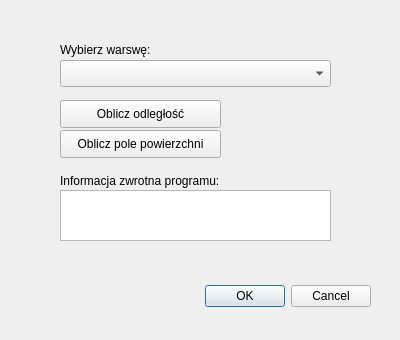
<?xml version="1.0" encoding="UTF-8"?>
<ui version="4.0">
 <class>WtyczkaDialogBase</class>
 <widget class="QDialog" name="WtyczkaDialogBase">
  <property name="geometry">
   <rect>
    <x>0</x>
    <y>0</y>
    <width>400</width>
    <height>340</height>
   </rect>
  </property>
  <property name="windowTitle">
   <string>Wtyczka Projekt 2 INF</string>
  </property>
  <widget class="QDialogButtonBox" name="button_box_ok_anuluj">
   <property name="geometry">
    <rect>
     <x>30</x>
     <y>280</y>
     <width>341</width>
     <height>32</height>
    </rect>
   </property>
   <property name="orientation">
    <enum>Qt::Horizontal</enum>
   </property>
   <property name="standardButtons">
    <set>QDialogButtonBox::Cancel|QDialogButtonBox::Ok</set>
   </property>
  </widget>
  <widget class="QgsMapLayerComboBox" name="mMapLayerComboBox_wybor_warstwy">
   <property name="geometry">
    <rect>
     <x>60</x>
     <y>60</y>
     <width>271</width>
     <height>27</height>
    </rect>
   </property>
  </widget>
  <widget class="QPushButton" name="pushButton_obl_odleglosc">
   <property name="geometry">
    <rect>
     <x>60</x>
     <y>100</y>
     <width>161</width>
     <height>28</height>
    </rect>
   </property>
   <property name="text">
    <string>Oblicz odległość</string>
   </property>
  </widget>
  <widget class="QPushButton" name="pushButton_obl_pole">
   <property name="geometry">
    <rect>
     <x>60</x>
     <y>130</y>
     <width>161</width>
     <height>28</height>
    </rect>
   </property>
   <property name="text">
    <string>Oblicz pole powierzchni</string>
   </property>
  </widget>
  <widget class="QLabel" name="label_info_dol">
   <property name="geometry">
    <rect>
     <x>60</x>
     <y>170</y>
     <width>251</width>
     <height>21</height>
    </rect>
   </property>
   <property name="text">
    <string>Informacja zwrotna programu:</string>
   </property>
  </widget>
  <widget class="QTextBrowser" name="textBrowser_info_zwrotne">
   <property name="geometry">
    <rect>
     <x>60</x>
     <y>190</y>
     <width>271</width>
     <height>51</height>
    </rect>
   </property>
  </widget>
  <widget class="QLabel" name="label_info_gora">
   <property name="geometry">
    <rect>
     <x>60</x>
     <y>40</y>
     <width>251</width>
     <height>20</height>
    </rect>
   </property>
   <property name="text">
    <string>Wybierz warswę:</string>
   </property>
  </widget>
 </widget>
 <customwidgets>
  <customwidget>
   <class>QgsMapLayerComboBox</class>
   <extends>QComboBox</extends>
   <header>qgsmaplayercombobox.h</header>
  </customwidget>
 </customwidgets>
 <resources/>
 <connections>
  <connection>
   <sender>button_box_ok_anuluj</sender>
   <signal>accepted()</signal>
   <receiver>WtyczkaDialogBase</receiver>
   <slot>accept()</slot>
   <hints>
    <hint type="sourcelabel">
     <x>20</x>
     <y>20</y>
    </hint>
    <hint type="destinationlabel">
     <x>20</x>
     <y>20</y>
    </hint>
   </hints>
  </connection>
  <connection>
   <sender>button_box_ok_anuluj</sender>
   <signal>rejected()</signal>
   <receiver>WtyczkaDialogBase</receiver>
   <slot>reject()</slot>
   <hints>
    <hint type="sourcelabel">
     <x>20</x>
     <y>20</y>
    </hint>
    <hint type="destinationlabel">
     <x>20</x>
     <y>20</y>
    </hint>
   </hints>
  </connection>
 </connections>
</ui>
